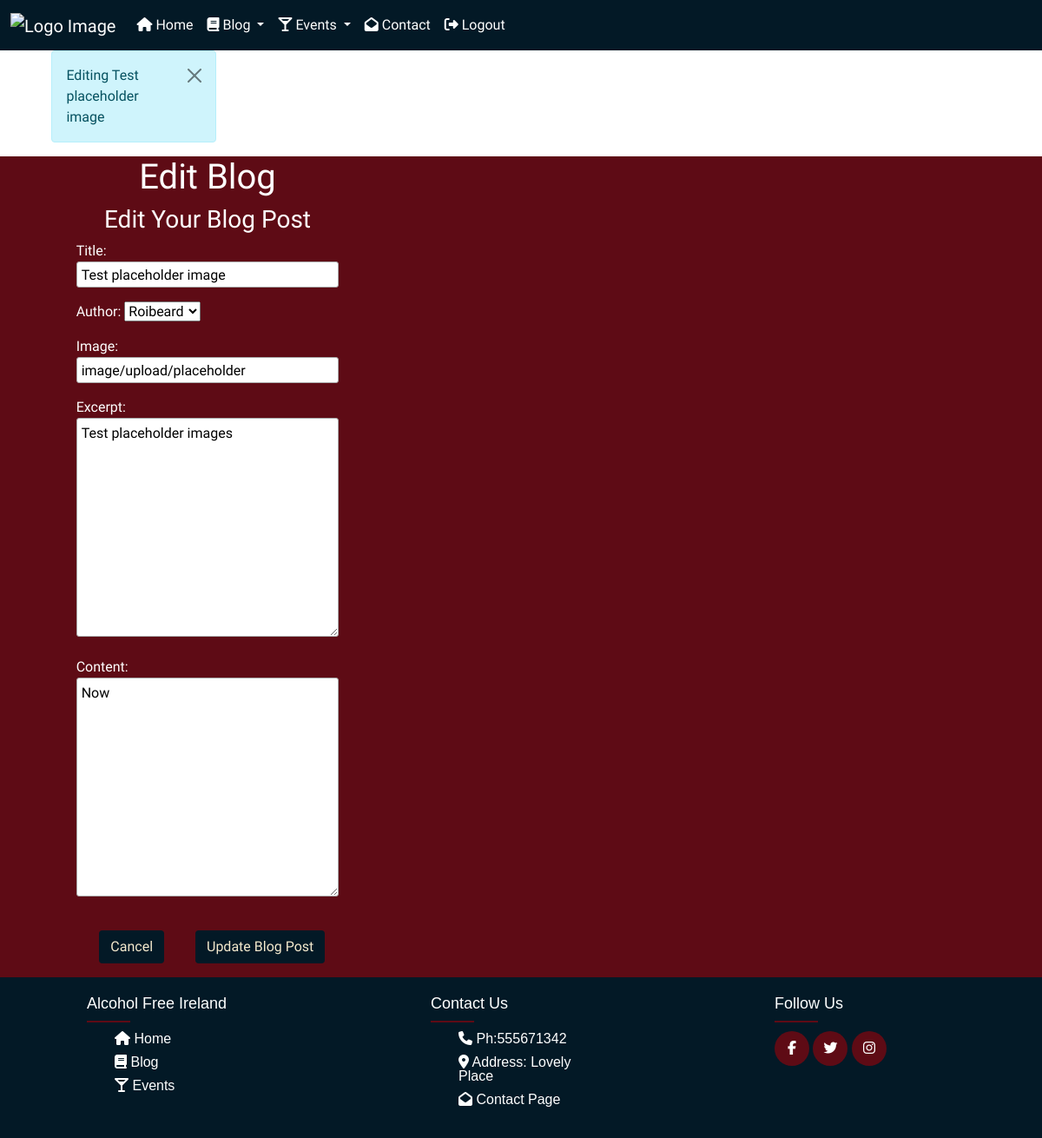
/edit/9/ (signed in), run on the app's committed database.
### blog/models.py (models this page shows, shortened)
class Post(models.Model):
    title = models.CharField(max_length=200, unique=True)
    author = models.ForeignKey(
        User, on_delete=models.CASCADE, related_name="blog_posts"
    )
    featured_image = CloudinaryField(
        'image', default='https://res.cloudinary.com/roibeard/image/upload/v1655578160/placeholder.jpg')
    excerpt = models.TextField(blank=True)
    updated_on = models.DateTimeField(auto_now=True)
    content = models.TextField()
    created_on = models.DateTimeField(auto_now_add=True)
    status = models.IntegerField(choices=STATUS, default=0)
    likes = models.ManyToManyField(
        User, related_name='blogpost_like', blank=True)
    class Meta:
        ordering = ["-created_on"]

### blog/views.py (the view)
# urls.py: path('edit/<int:blog_post_id>/', views.edit_blog, name='edit_blog'),
@login_required
def edit_blog(request, blog_post_id):
    if request.user:
        blog_post = get_object_or_404(Post, pk=blog_post_id)
        if request.method == 'POST':
            form = PostForm(request.POST, request.FILES, instance=blog_post)
            if form.is_valid():
                form.save()
                messages.success(request, 'Blog post updated successfully!')
                return redirect('blog')
            else:
                messages.error(request, 'Please check the form for errors. \
                    Blog post failed to update.')
        else:
            form = PostForm(instance=blog_post)
            messages.info(request, f'Editing {blog_post.title}')
    else:
        messages.error(request, 'Sorry, you do not have permission for that.')
        return redirect(reverse('home'))
    template = 'edit_blog.html'
    context = {
        'form': form,
        'blog_post': blog_post,
    }
    return render(request, template, context)

### blog/forms.py
class PostForm(forms.ModelForm):
    class Meta:
        model = Post
        exclude = ('status', 'date_posted', 'likes')

### templates/edit_blog.html (shortened to what this page needs)
{% extends "base.html" %}
{% load cloudinary %}
{% load static %}
{% block content %}
    <div class="container text-white">
        <div class="row">
            <div class="col page-heading text-center">
                <h1 class="heading">Edit Blog</h1>
            </div>
        </div>
        <div class="row">
            <div class="col-12 col-md-8 offset-md-2">
                <h3 class='sub-heading text-center'>Edit Your Blog Post</h3>
                <div>
                    <form action="{% url 'edit_blog' blog_post.id %}" method="POST" class="form" enctype="multipart/form-data">
                        {{ form.as_p }}
                        <div class="text-end">
                            <a href="{% url 'blog' %}" class="btn btn-standard">
                                <span class="p-text text-bold">Cancel</span>
                            </a>
                            <button id="submit-button" class="btn btn-standard">
                                <span class="p-text text-bold">Update Blog Post</span>
                            </button>
                        </div>
                    </form>
                </div>
            </div>
        </div>
    </div>
{% endblock %}

### static/css/style.css (style rules this page uses)
* { box-sizing: border-box; }
body { color: #F4E9CD; font-family: 'Convergence', sans-serif; margin:0; padding:0; max-width: 100%; min-height: 100vh; display: flex; flex-direction: column; }
a { color: #F4E9CD; }
.row { --bs-gutter-x: 0rem; }
.btn-standard { margin: 1rem; color: #F4E9CD; background-color:#031926; }
.container { max-width:fit-content; margin:0; }
.row { display: flex; flex-wrap: wrap; }
input, textarea { width: 100%; padding: 5px!important; -webkit-box-sizing: border-box; -moz-box-sizing: border-box; box-sizing: border-box; border-radius: 3px; border-style: solid; border-width: 1px; border-color: rgb(169,169,169) }
input { height: 30px; }
a { text-decoration: none; color: white; }

### data on the page
Post: title "Test placeholder image", author "Roibeard", featured_image "image/upload/placeholder", excerpt "Test placeholder images", content "Now"

### other printed values
{{ message | safe }} "Editing Test placeholder image"
